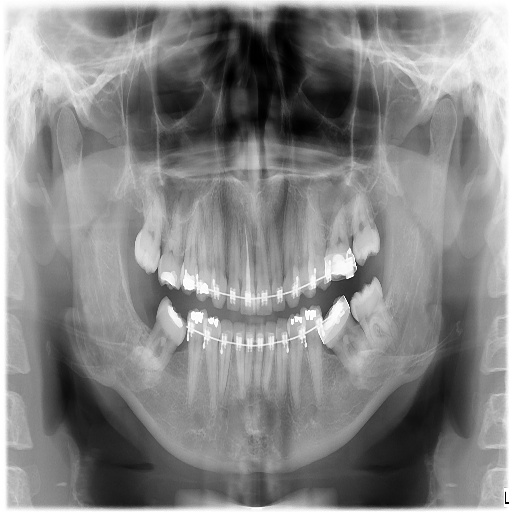
%> input picture Experiment_05/Inputs/images/CT.jpg, 512 x 512 px
$ octave --eval "result = task_5_4;"   (GNU Octave 9; MATLAB toolbox functions it lacks are replaced by stand-ins)
%> lines starting %> are read from the running program, lines starting %| are printed output that depends on the picture
%% Experiment 05 - Task 5.4: Canny Hysteresis Threshold Tuning & Broken Contour Analysis
%% Investigating Hysteresis Dual-Threshold Dynamics on Clinical Anatomical Continuity
%% Course: Medical Image Processing (B.Sc. Biomedical Engineering)
%% Faculty: Engr. Rana Talha Khalid | Riphah International University

function results = task_5_4()
    fprintf('======================================================================\n');
    fprintf('EXPERIMENT 05 - TASK 5.4: CANNY HYSTERESIS TUNING & ANALYSIS (MATLAB)\n');
    fprintf('======================================================================\n');

    % Setup paths
    scriptDir = fileparts(mfilename('fullpath'));
    expDir = fileparts(scriptDir);
    imgPath = fullfile(expDir, 'Inputs', 'images', 'CT.jpg');
    if ~exist(imgPath, 'file')
        imgPath = fullfile(expDir, '..', '..', 'images', 'CT.jpg');
    end

    img = imread(imgPath);
%> img is the input picture: size 512x512 uint8; min 0, max 255, mean 134.8
    if size(img, 3) == 3; img = rgb2gray(img); end

    totalPixels = double(numel(img));
%> totalPixels = 262144

    % Sweep configs (normalized threshold [T_low, T_high] in MATLAB)
    % Sweep A: Fixed T_low = 0.05, varying T_high in [0.10, 0.20, 0.32]
    configsA = {
        'Case A1: Low Thigh (0.05/0.10)', [0.05, 0.10], 'Excessive Clutter & Loops'; ...
        'Case A2: Balanced Thigh (0.05/0.20)', [0.05, 0.20], 'Good Boundary Connectivity'; ...
        'Case A3: High Thigh (0.05/0.32)', [0.05, 0.32], 'Broken Skull & Ventricle Boundaries'
    };

    % Sweep B: Fixed T_high = 0.20, varying T_low in [0.02, 0.08, 0.15]
    configsB = {
        'Case B1: Low Tlow (0.02/0.20)', [0.02, 0.20], 'Noise Breakthrough in Background'; ...
        'Case B2: Recommended (0.08/0.20)', [0.08, 0.20], 'Optimal Clinical Trade-off'; ...
        'Case B3: High Tlow (0.15/0.20)', [0.15, 0.20], 'Severe Boundary Fragmentation'
    };

    allConfigs = [configsA; configsB];

    fprintf('\n--------------------------------------------------------------------------------\n');
    fprintf('%-22s | %-6s | %-6s | %-6s | %-12s | %-10s\n', 'Configuration', 'T_low', 'T_high', 'Ratio', 'Edge Pixels', 'Density (%)');
    fprintf('--------------------------------------------------------------------------------\n');

    outDir = fullfile(expDir, 'Outputs', 'MATLAB');
    if ~exist(outDir, 'dir'); mkdir(outDir); end

    results = cell(size(allConfigs, 1), 1);
    edgeMaps = cell(size(allConfigs, 1), 1);

    for i = 1:size(allConfigs, 1)
        lbl = allConfigs{i, 1};
        th = allConfigs{i, 2};
        diag = allConfigs{i, 3};

        tLow = th(1);
        tHigh = th(2);
        ratio = tHigh / tLow;

        edges = edge(img, 'canny', [tLow, tHigh], 1.2);
        cnt = sum(edges(:));
        density = (double(cnt) / totalPixels) * 100.0;

        results{i} = struct('label', lbl, 'tLow', tLow, 'tHigh', tHigh, ...
                            'ratio', ratio, 'count', cnt, 'density', density, 'diagnosis', diag);
        edgeMaps{i} = edges;

        fprintf('%-22s | %-6.2f | %-6.2f | %-6.2f | %-12d | %-10.2f\n', ...
            strtok(lbl, ':'), tLow, tHigh, ratio, cnt, density);

        cfgName = sprintf('exp05_task_5_4_canny_tlow%02d_thigh%02d.png', round(tLow*100), round(tHigh*100));
        imwrite(edges, fullfile(outDir, cfgName));
    end
%> this loop made 6 passes
%> (cnt, density) on passes 1 to 6: (22067, 8.42), (10753, 4.1), (5023, 1.92), (11234, 4.29), (9360, 3.57), (6191, 2.36)
%| Case A1                | 0.05   | 0.10   | 2.00   | 22067        | 8.42
%| Case A2                | 0.05   | 0.20   | 4.00   | 10753        | 4.10
%| Case A3                | 0.05   | 0.32   | 6.40   | 5023         | 1.92
%| Case B1                | 0.02   | 0.20   | 10.00  | 11234        | 4.29
%| Case B2                | 0.08   | 0.20   | 2.50   | 9360         | 3.57
%| Case B3                | 0.15   | 0.20   | 1.33   | 6191         | 2.36
%> pass 1, in task_5_4, `edges = edge(img, 'canny', [tLow, tHigh], 1.2);`:
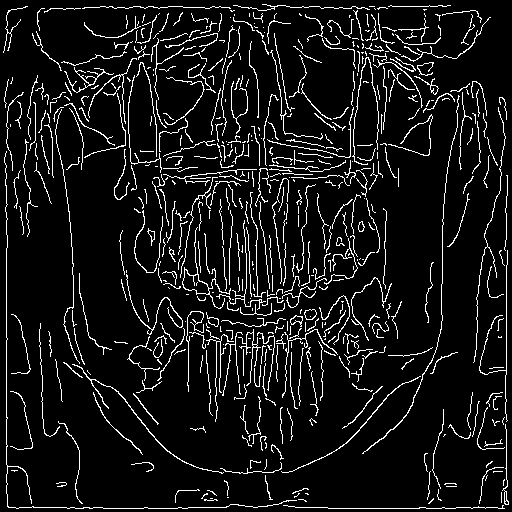
%> edges: size 512x512 logical; 8.4% white in thin lines or dots
%> pass 2, in task_5_4, `edges = edge(img, 'canny', [tLow, tHigh], 1.2);`:
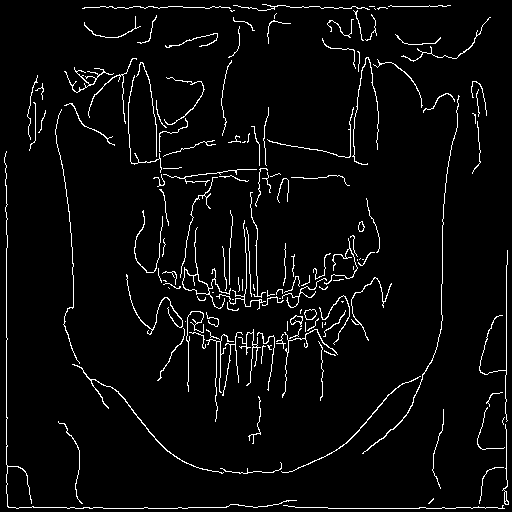
%> edges: size 512x512 logical; 4.1% white in thin lines or dots
%> pass 3, in task_5_4, `edges = edge(img, 'canny', [tLow, tHigh], 1.2);`:
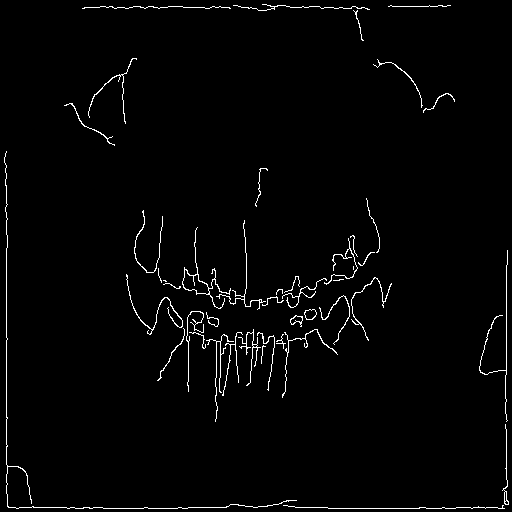
%> edges: size 512x512 logical; 1.9% white in thin lines or dots
%> after the loop, edgeMaps = 6 items; results = 6 items
    fprintf('--------------------------------------------------------------------------------\n');

    % Visualization: 2x3 Grid
    fig = figure('Visible', 'off', 'Units', 'pixels', 'Position', [100, 100, 1400, 950]);

    for i = 1:6
        subplot(2, 3, i);
        imshow(edgeMaps{i});
        res = results{i};
        title({res.label, sprintf('Edges: %d | Density: %.2f%% (Ratio: %.1f)', res.count, res.density, res.ratio)}, ...
            'FontWeight', 'bold', 'FontSize', 9);
    end
%> this loop made 6 passes
%> res on passes 1 to 6: {tLow 0.05, tHigh 0.1, ratio 2, count 22067, density 8.42}, {tLow 0.05, tHigh 0.2, ratio 4, count 10753, density 4.1}, {tLow 0.05, tHigh 0.32, ratio 6.4, count 5023, density 1.92}, {tLow 0.02, tHigh 0.2, ratio 10, count 11234, density 4.29}, {tLow 0.08, tHigh 0.2, ratio 2.5, count 9360, density 3.57}, {tLow 0.15, tHigh 0.2, ratio 1.33, count 6191, density 2.36}

    sgtitle({'Task 5.4: Canny Hysteresis Dual-Threshold Sensitivity Analysis', ...
             'Balancing Boundary Continuity vs. Spurious Noise Breakthrough (MATLAB)'}, ...
        'FontWeight', 'bold', 'FontSize', 13);
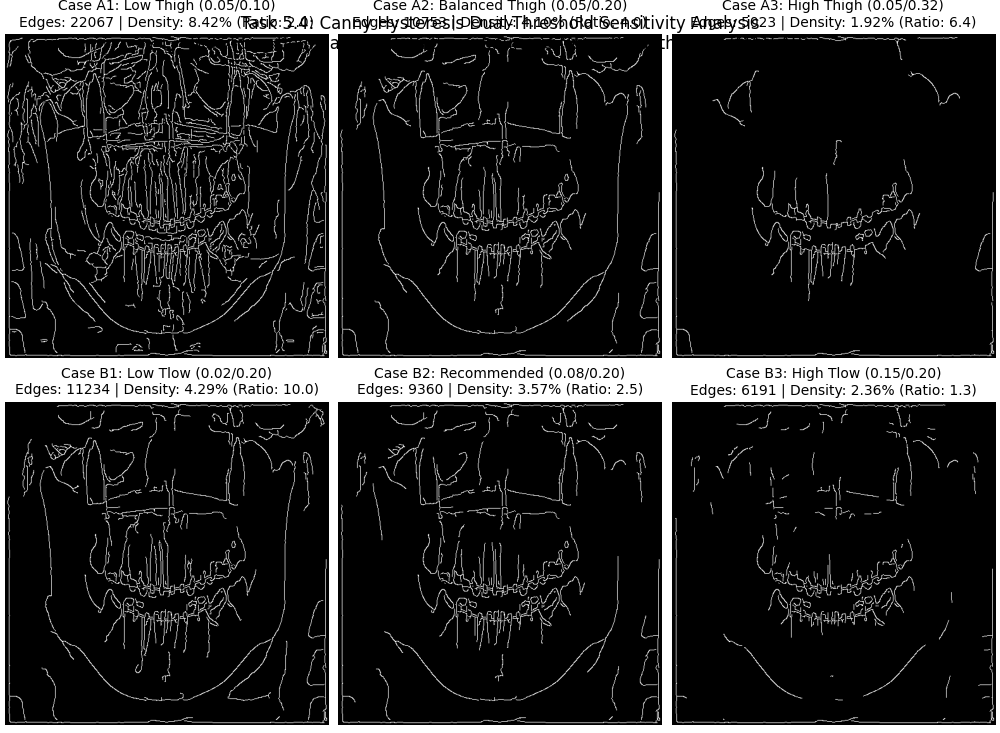
%> figure redrawn from the program's plot data, 6 panels

    figDir = fullfile(expDir, 'Figures');
    if ~exist(figDir, 'dir'); mkdir(figDir); end
    figPath = fullfile(figDir, 'exp05_task_5_4_hysteresis_tuning_m.png');
    exportgraphics(fig, figPath, 'Resolution', 300);
    close(fig);
    fprintf('[SUCCESS] Figure saved to %s\n', figPath);
end

$ run again, with Experiment_05/Inputs/images/Xray.jpg copied over Experiment_05/Inputs/images/CT.jpg
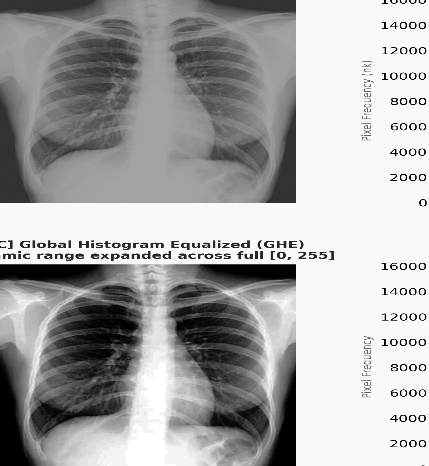
%> input picture Experiment_05/Inputs/images/Xray.jpg, 429 x 466 px
%> in task_5_4, img is the input picture: size 466x429 uint8; min 0, max 255, mean 168.1
%> the loop in task_5_4, `for i = 1:size(allConfigs, 1)` made 6 passes
%> (cnt, density) on passes 1 to 6: (16784, 8.4), (11813, 5.91), (7448, 3.73), (11929, 5.97), (11023, 5.51), (9126, 4.56)
%> (printed output is left out)
%> pass 1, in task_5_4, `edges = edge(img, 'canny', [tLow, tHigh], 1.2);`:
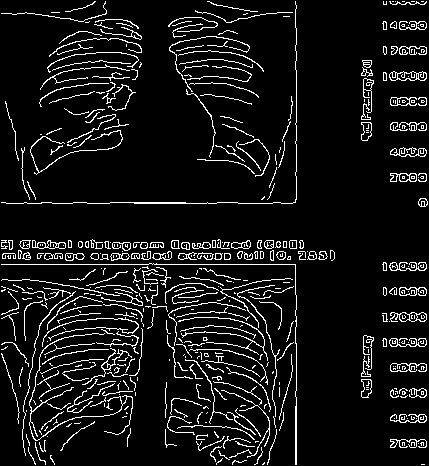
%> edges: size 466x429 logical; 8.4% white in thin lines or dots
%> pass 3, in task_5_4, `edges = edge(img, 'canny', [tLow, tHigh], 1.2);`:
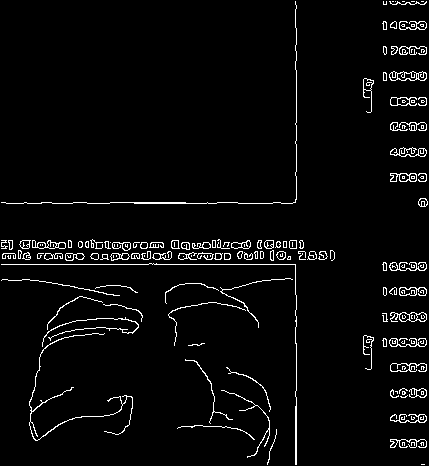
%> edges: size 466x429 logical; 3.7% white in thin lines or dots
%> after the loop in task_5_4, `for i = 1:size(allConfigs, 1)`: edgeMaps = 6 items
%> the loop in task_5_4, `for i = 1:6` made 6 passes
%> res on passes 1 to 6: {tLow 0.05, tHigh 0.1, ratio 2, count 16784, density 8.4}, {tLow 0.05, tHigh 0.2, ratio 4, count 11813, density 5.91}, {tLow 0.05, tHigh 0.32, ratio 6.4, count 7448, density 3.73}, {tLow 0.02, tHigh 0.2, ratio 10, count 11929, density 5.97}, {tLow 0.08, tHigh 0.2, ratio 2.5, count 11023, density 5.51}, {tLow 0.15, tHigh 0.2, ratio 1.33, count 9126, density 4.56}
